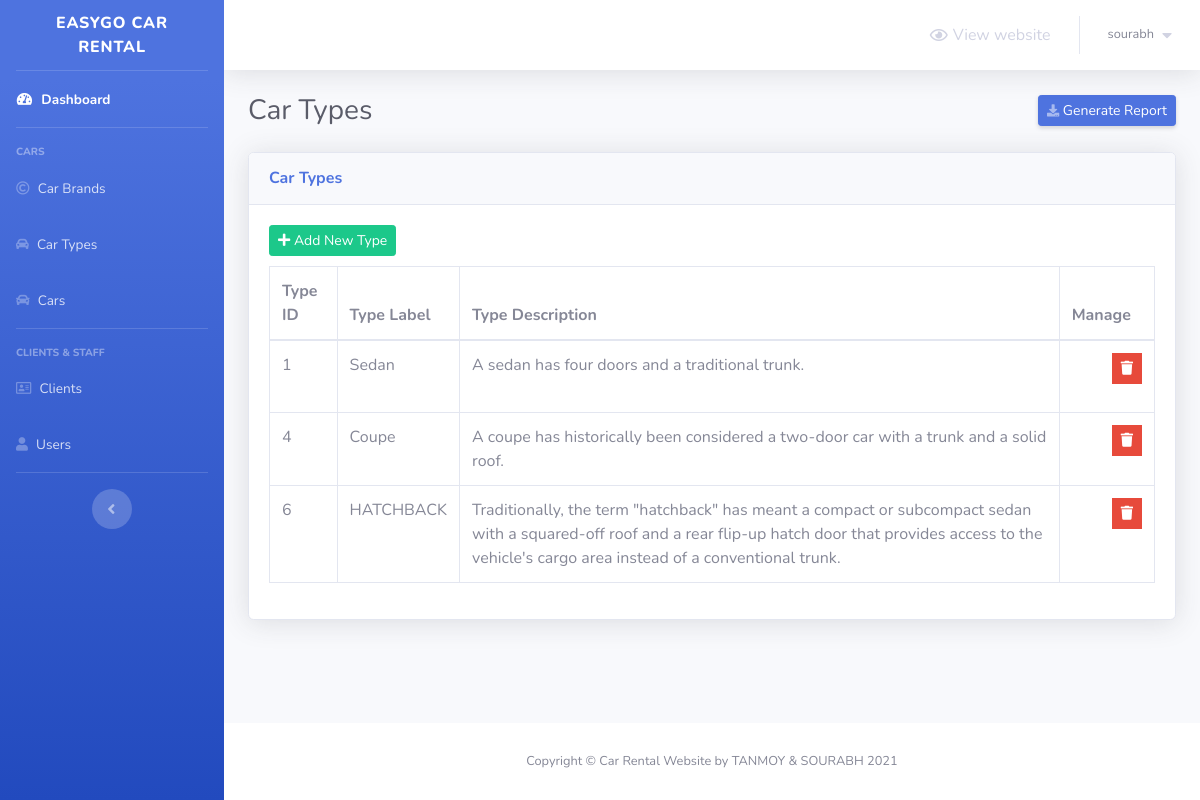
Page /admin/car-types.php (signed in) on the committed database.
### tables this page shows
CREATE TABLE `car_types` (
  `type_id` int(3) NOT NULL,
  `type_label` varchar(50) NOT NULL,
  `type_description` varchar(250) NOT NULL
);

### admin/car-types.php (the view, shortened to what this page needs)
<?php
    include 'connect.php';
    include 'Includes/templates/header.php';
    if(isset($_SESSION['username_easygo_car_rental']) && isset($_SESSION['password_easygo_car_rental']))
    {
?>
        <div class="container-fluid">
            <div class="d-sm-flex align-items-center justify-content-between mb-4">
                <h1 class="h3 mb-0 text-gray-800">Car Types</h1>
                <a href="#" class="d-none d-sm-inline-block btn btn-sm btn-primary shadow-sm">
                    <i class="fas fa-download fa-sm text-white-50"></i>
                    Generate Report
                </a>
            </div>
            <?php
                $stmt = $con->prepare("SELECT * FROM car_types");
                $stmt->execute();
                $rows_types = $stmt->fetchAll();
            ?>
            <div class="card shadow mb-4">
                <div class="card-header py-3">
                    <h6 class="m-0 font-weight-bold text-primary">Car Types</h6>
                </div>
                <div class="card-body">
                    <button class="btn btn-success btn-sm" style="margin-bottom: 10px;" type="button" data-toggle="modal" data-target="#add_new_type" data-placement="top">
                        <i class="fa fa-plus"></i>
                        Add New Type
                    </button>
                    <div class="table-responsive">
                        <table class="table table-bordered" id="dataTable" width="100%" cellspacing="0">
                            <thead>
                                <tr>
                                    <th>Type ID</th>
                                    <th>Type Label</th>
                                    <th>Type Description</th>
                                    <th>Manage</th>
                                </tr>
                            </thead>
                            <tbody>
                                <?php
                                foreach($rows_types as $type)
                                {
                                    echo "<tr>";
                                        echo "<td>";
                                            echo $type['type_id'];
                                        echo "</td>";
                                        echo "<td>";
                                            echo $type['type_label'];
                                        echo "</td>";
                                        echo "<td>";
                                            echo $type['type_description'];
                                        echo "</td>";
                                        echo "<td>";
                                            $delete_data = "delete_".$type["type_id"];
                                            ?>
                                            <ul>
                                                <li class="list-inline-item" data-toggle="tooltip" title="Delete">
                                                    <button class="btn btn-danger btn-sm rounded-0" type="button" data-toggle="modal" data-target="#<?php echo $delete_data; ?>" data-placement="top"><i class="fa fa-trash"></i></button>
                                                </li>
                                            </ul>
                                            <?php
                                        echo "</td>";
                                    echo "</tr>";
                                }
                                ?>
                            </tbody>
                        </table>
                    </div>
                </div>
            </div>
        </div>
<?php
        include 'Includes/templates/footer.php';
    }
    else
    {
        header('Location: index.php');
        exit();
    }
?>

### rows in the picture
car_types: type_id "1", type_label "Sedan", type_description "A sedan has four doors and a traditional trunk."
car_types: type_id "4", type_label "Coupe", type_description "A coupe has historically been considered a two-door car with a trunk and a solid roof."
car_types: type_id "6", type_label "HATCHBACK", type_description "Traditionally, the term \"hatchback\" has meant a compact or subcompact sedan with a squared-off roof and a rear flip-up hatch door that provides access to the vehicle's cargo area instead of a conventional trunk."

### other values in the picture
$_SESSION['username_easygo_car_rental'] "sourabh"
